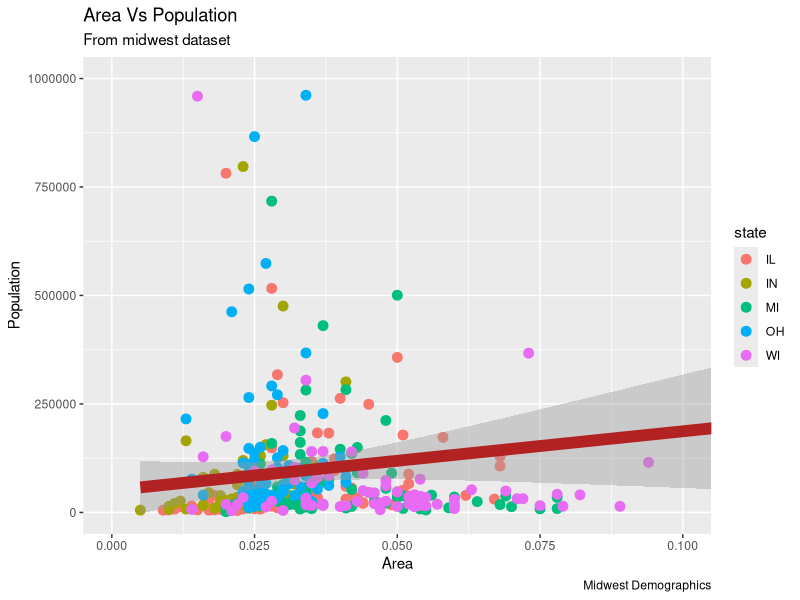

The R script that drew this image:
library(ggplot2)
gg <- ggplot(midwest, aes(x=area, y=poptotal)) +
  geom_point(aes(col=state), size=3) +  # Set color to vary based on state categories.
  geom_smooth(method="lm", col="firebrick", linewidth=4) +
  coord_cartesian(xlim=c(0, 0.1), ylim=c(0, 1000000)) +
  labs(title="Area Vs Population", subtitle="From midwest dataset", y="Population", x="Area", caption="Midwest Demographics")
plot(gg)
